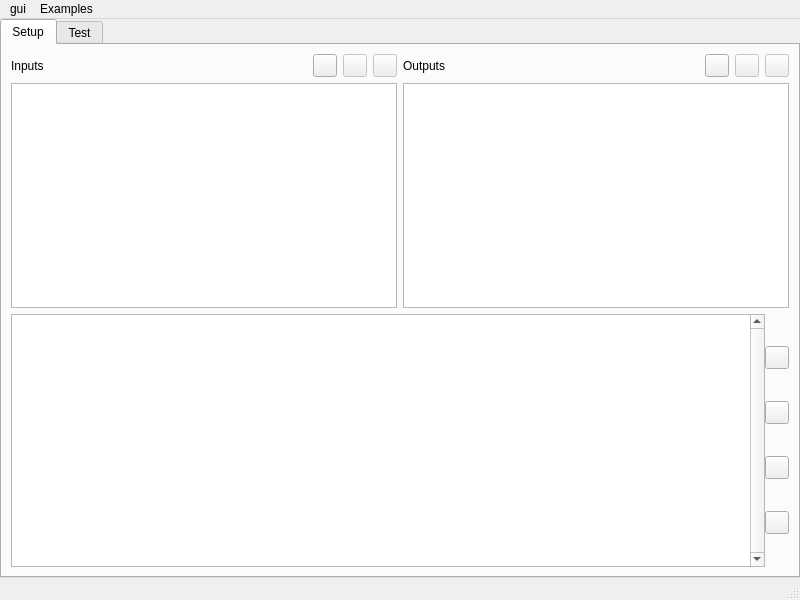
<?xml version="1.0" encoding="UTF-8"?>
<ui version="4.0">
 <class>MainWindow</class>
 <widget class="QMainWindow" name="MainWindow">
  <property name="geometry">
   <rect>
    <x>0</x>
    <y>0</y>
    <width>800</width>
    <height>600</height>
   </rect>
  </property>
  <property name="sizePolicy">
   <sizepolicy hsizetype="Preferred" vsizetype="Preferred">
    <horstretch>0</horstretch>
    <verstretch>0</verstretch>
   </sizepolicy>
  </property>
  <property name="baseSize">
   <size>
    <width>0</width>
    <height>0</height>
   </size>
  </property>
  <property name="windowTitle">
   <string>FuzzyLite GUI</string>
  </property>
  <property name="unifiedTitleAndToolBarOnMac">
   <bool>true</bool>
  </property>
  <widget class="QWidget" name="centralwidget">
   <layout class="QVBoxLayout" name="verticalLayout">
    <property name="spacing">
     <number>0</number>
    </property>
    <property name="margin">
     <number>0</number>
    </property>
    <item>
     <widget class="QTabWidget" name="tab_container">
      <property name="currentIndex">
       <number>0</number>
      </property>
      <widget class="QWidget" name="tab_setup">
       <attribute name="title">
        <string>Setup</string>
       </attribute>
       <layout class="QVBoxLayout" name="verticalLayout_6">
        <item>
         <layout class="QVBoxLayout" name="verticalLayout_4">
          <item>
           <layout class="QHBoxLayout" name="horizontalLayout">
            <item>
             <layout class="QVBoxLayout" name="verticalLayout_2">
              <item>
               <layout class="QHBoxLayout" name="horizontalLayout_2">
                <item>
                 <widget class="QLabel" name="lbl_inputs">
                  <property name="text">
                   <string>Inputs</string>
                  </property>
                 </widget>
                </item>
                <item>
                 <widget class="QToolButton" name="btn_add_input">
                  <property name="text">
                   <string/>
                  </property>
                  <property name="icon">
                   <iconset resource="resources.qrc">
                    <normaloff>:/icons/icons/edit_add.png</normaloff>:/icons/icons/edit_add.png</iconset>
                  </property>
                 </widget>
                </item>
                <item>
                 <widget class="QToolButton" name="btn_remove_input">
                  <property name="enabled">
                   <bool>false</bool>
                  </property>
                  <property name="text">
                   <string/>
                  </property>
                  <property name="icon">
                   <iconset resource="resources.qrc">
                    <normaloff>:/icons/icons/edit_remove.png</normaloff>:/icons/icons/edit_remove.png</iconset>
                  </property>
                 </widget>
                </item>
                <item>
                 <widget class="QToolButton" name="btn_edit_input">
                  <property name="enabled">
                   <bool>false</bool>
                  </property>
                  <property name="text">
                   <string/>
                  </property>
                  <property name="icon">
                   <iconset resource="resources.qrc">
                    <normaloff>:/icons/icons/pencil.png</normaloff>:/icons/icons/pencil.png</iconset>
                  </property>
                 </widget>
                </item>
               </layout>
              </item>
              <item>
               <widget class="QListWidget" name="lvw_inputs"/>
              </item>
             </layout>
            </item>
            <item>
             <layout class="QVBoxLayout" name="verticalLayout_3">
              <item>
               <layout class="QHBoxLayout" name="horizontalLayout_3">
                <item>
                 <widget class="QLabel" name="lbl_outputs">
                  <property name="text">
                   <string>Outputs</string>
                  </property>
                 </widget>
                </item>
                <item>
                 <widget class="QToolButton" name="btn_add_output">
                  <property name="text">
                   <string/>
                  </property>
                  <property name="icon">
                   <iconset resource="resources.qrc">
                    <normaloff>:/icons/icons/edit_add.png</normaloff>:/icons/icons/edit_add.png</iconset>
                  </property>
                 </widget>
                </item>
                <item>
                 <widget class="QToolButton" name="btn_remove_output">
                  <property name="enabled">
                   <bool>false</bool>
                  </property>
                  <property name="text">
                   <string/>
                  </property>
                  <property name="icon">
                   <iconset resource="resources.qrc">
                    <normaloff>:/icons/icons/edit_remove.png</normaloff>:/icons/icons/edit_remove.png</iconset>
                  </property>
                 </widget>
                </item>
                <item>
                 <widget class="QToolButton" name="btn_edit_output">
                  <property name="enabled">
                   <bool>false</bool>
                  </property>
                  <property name="text">
                   <string/>
                  </property>
                  <property name="icon">
                   <iconset resource="resources.qrc">
                    <normaloff>:/icons/icons/pencil.png</normaloff>:/icons/icons/pencil.png</iconset>
                  </property>
                 </widget>
                </item>
               </layout>
              </item>
              <item>
               <widget class="QListWidget" name="lvw_outputs"/>
              </item>
             </layout>
            </item>
           </layout>
          </item>
          <item>
           <layout class="QHBoxLayout" name="horizontalLayout_4">
            <property name="spacing">
             <number>0</number>
            </property>
            <item>
             <widget class="QPlainTextEdit" name="ptx_rules">
              <property name="verticalScrollBarPolicy">
               <enum>Qt::ScrollBarAlwaysOn</enum>
              </property>
              <property name="lineWrapMode">
               <enum>QPlainTextEdit::NoWrap</enum>
              </property>
              <property name="plainText">
               <string/>
              </property>
              <property name="backgroundVisible">
               <bool>false</bool>
              </property>
             </widget>
            </item>
            <item>
             <layout class="QVBoxLayout" name="verticalLayout_7">
              <item>
               <widget class="QToolButton" name="btn_generate_rules">
                <property name="text">
                 <string/>
                </property>
                <property name="icon">
                 <iconset resource="resources.qrc">
                  <normaloff>:/icons/icons/wizard.png</normaloff>:/icons/icons/wizard.png</iconset>
                </property>
               </widget>
              </item>
              <item>
               <widget class="QToolButton" name="btn_check_rules">
                <property name="text">
                 <string/>
                </property>
                <property name="icon">
                 <iconset resource="resources.qrc">
                  <normaloff>:/icons/icons/spellcheck.png</normaloff>:/icons/icons/spellcheck.png</iconset>
                </property>
               </widget>
              </item>
              <item>
               <widget class="QToolButton" name="btn_ok">
                <property name="text">
                 <string/>
                </property>
                <property name="icon">
                 <iconset resource="resources.qrc">
                  <normaloff>:/icons/icons/apply.png</normaloff>:/icons/icons/apply.png</iconset>
                </property>
               </widget>
              </item>
              <item>
               <widget class="QToolButton" name="btn_clear">
                <property name="text">
                 <string/>
                </property>
                <property name="icon">
                 <iconset resource="resources.qrc">
                  <normaloff>:/icons/icons/stop.png</normaloff>:/icons/icons/stop.png</iconset>
                </property>
               </widget>
              </item>
             </layout>
            </item>
           </layout>
          </item>
         </layout>
        </item>
       </layout>
      </widget>
      <widget class="QWidget" name="tab_test">
       <attribute name="title">
        <string>Test</string>
       </attribute>
       <layout class="QVBoxLayout" name="verticalLayout_5">
        <item>
         <layout class="QHBoxLayout" name="horizontalLayout_5">
          <item>
           <widget class="QGroupBox" name="grx_test_inputs_outer_container">
            <property name="title">
             <string>Inputs</string>
            </property>
            <property name="alignment">
             <set>Qt::AlignCenter</set>
            </property>
            <property name="flat">
             <bool>true</bool>
            </property>
            <layout class="QVBoxLayout" name="verticalLayout_9">
             <property name="spacing">
              <number>0</number>
             </property>
             <property name="leftMargin">
              <number>0</number>
             </property>
             <property name="topMargin">
              <number>8</number>
             </property>
             <property name="rightMargin">
              <number>0</number>
             </property>
             <property name="bottomMargin">
              <number>0</number>
             </property>
             <item>
              <widget class="QScrollArea" name="sca_test_inputs">
               <property name="frameShape">
                <enum>QFrame::NoFrame</enum>
               </property>
               <property name="frameShadow">
                <enum>QFrame::Plain</enum>
               </property>
               <property name="horizontalScrollBarPolicy">
                <enum>Qt::ScrollBarAlwaysOff</enum>
               </property>
               <property name="widgetResizable">
                <bool>true</bool>
               </property>
               <widget class="QWidget" name="scrollAreaWidgetContents">
                <property name="geometry">
                 <rect>
                  <x>0</x>
                  <y>0</y>
                  <width>183</width>
                  <height>461</height>
                 </rect>
                </property>
                <layout class="QVBoxLayout" name="verticalLayout_11">
                 <property name="spacing">
                  <number>0</number>
                 </property>
                 <property name="margin">
                  <number>0</number>
                 </property>
                 <item>
                  <widget class="QGroupBox" name="grx_test_inputs">
                   <property name="title">
                    <string/>
                   </property>
                   <property name="alignment">
                    <set>Qt::AlignLeading|Qt::AlignLeft|Qt::AlignVCenter</set>
                   </property>
                   <layout class="QVBoxLayout" name="verticalLayout_8">
                    <property name="margin">
                     <number>4</number>
                    </property>
                    <item>
                     <spacer name="verticalSpacer">
                      <property name="orientation">
                       <enum>Qt::Vertical</enum>
                      </property>
                      <property name="sizeHint" stdset="0">
                       <size>
                        <width>20</width>
                        <height>40</height>
                       </size>
                      </property>
                     </spacer>
                    </item>
                   </layout>
                  </widget>
                 </item>
                </layout>
               </widget>
              </widget>
             </item>
            </layout>
           </widget>
          </item>
          <item>
           <widget class="QGroupBox" name="grx_test_rules">
            <property name="title">
             <string>Rules</string>
            </property>
            <property name="alignment">
             <set>Qt::AlignCenter</set>
            </property>
            <property name="flat">
             <bool>true</bool>
            </property>
            <layout class="QHBoxLayout" name="horizontalLayout_6">
             <property name="spacing">
              <number>0</number>
             </property>
             <property name="leftMargin">
              <number>0</number>
             </property>
             <property name="topMargin">
              <number>8</number>
             </property>
             <property name="rightMargin">
              <number>0</number>
             </property>
             <property name="bottomMargin">
              <number>0</number>
             </property>
             <item>
              <widget class="QListWidget" name="lsw_test_rules">
               <property name="alternatingRowColors">
                <bool>false</bool>
               </property>
               <property name="selectionMode">
                <enum>QAbstractItemView::NoSelection</enum>
               </property>
               <property name="movement">
                <enum>QListView::Static</enum>
               </property>
               <property name="resizeMode">
                <enum>QListView::Adjust</enum>
               </property>
               <property name="uniformItemSizes">
                <bool>false</bool>
               </property>
               <property name="wordWrap">
                <bool>true</bool>
               </property>
              </widget>
             </item>
             <item>
              <widget class="QListWidget" name="lsw_test_rules_activation">
               <property name="sizePolicy">
                <sizepolicy hsizetype="Maximum" vsizetype="Expanding">
                 <horstretch>0</horstretch>
                 <verstretch>0</verstretch>
                </sizepolicy>
               </property>
               <property name="maximumSize">
                <size>
                 <width>80</width>
                 <height>16777215</height>
                </size>
               </property>
               <property name="horizontalScrollBarPolicy">
                <enum>Qt::ScrollBarAlwaysOff</enum>
               </property>
               <property name="selectionMode">
                <enum>QAbstractItemView::NoSelection</enum>
               </property>
               <property name="uniformItemSizes">
                <bool>false</bool>
               </property>
              </widget>
             </item>
            </layout>
           </widget>
          </item>
          <item>
           <widget class="QGroupBox" name="grx_test_outputs_outer_container">
            <property name="title">
             <string>Outputs</string>
            </property>
            <property name="alignment">
             <set>Qt::AlignCenter</set>
            </property>
            <property name="flat">
             <bool>true</bool>
            </property>
            <layout class="QVBoxLayout" name="verticalLayout_12">
             <property name="spacing">
              <number>0</number>
             </property>
             <property name="leftMargin">
              <number>0</number>
             </property>
             <property name="topMargin">
              <number>8</number>
             </property>
             <property name="rightMargin">
              <number>0</number>
             </property>
             <property name="bottomMargin">
              <number>0</number>
             </property>
             <item>
              <widget class="QScrollArea" name="sca_test_outputs">
               <property name="frameShape">
                <enum>QFrame::NoFrame</enum>
               </property>
               <property name="frameShadow">
                <enum>QFrame::Plain</enum>
               </property>
               <property name="horizontalScrollBarPolicy">
                <enum>Qt::ScrollBarAlwaysOff</enum>
               </property>
               <property name="widgetResizable">
                <bool>true</bool>
               </property>
               <property name="alignment">
                <set>Qt::AlignHCenter|Qt::AlignTop</set>
               </property>
               <widget class="QWidget" name="scrollAreaWidgetContents_2">
                <property name="geometry">
                 <rect>
                  <x>0</x>
                  <y>0</y>
                  <width>183</width>
                  <height>461</height>
                 </rect>
                </property>
                <layout class="QVBoxLayout" name="verticalLayout_13">
                 <property name="spacing">
                  <number>0</number>
                 </property>
                 <property name="margin">
                  <number>0</number>
                 </property>
                 <item>
                  <widget class="QGroupBox" name="grx_test_outputs">
                   <property name="title">
                    <string/>
                   </property>
                   <property name="alignment">
                    <set>Qt::AlignLeading|Qt::AlignLeft|Qt::AlignVCenter</set>
                   </property>
                   <layout class="QVBoxLayout" name="verticalLayout_15">
                    <property name="margin">
                     <number>4</number>
                    </property>
                    <item>
                     <spacer name="verticalSpacer_2">
                      <property name="orientation">
                       <enum>Qt::Vertical</enum>
                      </property>
                      <property name="sizeHint" stdset="0">
                       <size>
                        <width>20</width>
                        <height>40</height>
                       </size>
                      </property>
                     </spacer>
                    </item>
                   </layout>
                  </widget>
                 </item>
                </layout>
               </widget>
              </widget>
             </item>
            </layout>
           </widget>
          </item>
         </layout>
        </item>
       </layout>
      </widget>
     </widget>
    </item>
   </layout>
  </widget>
  <widget class="QStatusBar" name="statusBar"/>
  <widget class="QMenuBar" name="menuBar">
   <property name="geometry">
    <rect>
     <x>0</x>
     <y>0</y>
     <width>800</width>
     <height>22</height>
    </rect>
   </property>
   <widget class="QMenu" name="menuGui">
    <property name="title">
     <string>gui</string>
    </property>
   </widget>
   <widget class="QMenu" name="menuExamples">
    <property name="title">
     <string>Examples</string>
    </property>
    <addaction name="actionMamdani"/>
    <addaction name="actionSimple_1x1"/>
    <addaction name="actionPower_3x1"/>
    <addaction name="separator"/>
    <addaction name="actionTakagi_Sugeno"/>
    <addaction name="actionApproximation_1x1"/>
   </widget>
   <addaction name="menuGui"/>
   <addaction name="menuExamples"/>
  </widget>
  <action name="actionSimple_1x1">
   <property name="text">
    <string>Health (1x1)</string>
   </property>
  </action>
  <action name="actionPower_3x1">
   <property name="text">
    <string>Power (3x1)</string>
   </property>
  </action>
  <action name="actionSetup">
   <property name="checkable">
    <bool>false</bool>
   </property>
   <property name="text">
    <string>Setup</string>
   </property>
  </action>
  <action name="actionTest">
   <property name="checkable">
    <bool>false</bool>
   </property>
   <property name="text">
    <string>Test</string>
   </property>
  </action>
  <action name="actionTile">
   <property name="text">
    <string>Tile</string>
   </property>
  </action>
  <action name="actionCascade">
   <property name="text">
    <string>Cascade</string>
   </property>
  </action>
  <action name="actionLog">
   <property name="checkable">
    <bool>false</bool>
   </property>
   <property name="text">
    <string>Log</string>
   </property>
  </action>
  <action name="actionApproximation_1x1">
   <property name="text">
    <string>Approximation (1x1)</string>
   </property>
  </action>
  <action name="actionMamdani">
   <property name="enabled">
    <bool>false</bool>
   </property>
   <property name="text">
    <string>Mamdani</string>
   </property>
  </action>
  <action name="actionTakagi_Sugeno">
   <property name="enabled">
    <bool>false</bool>
   </property>
   <property name="text">
    <string>Takagi-Sugeno</string>
   </property>
  </action>
 </widget>
 <resources>
  <include location="resources.qrc"/>
 </resources>
 <connections/>
</ui>
